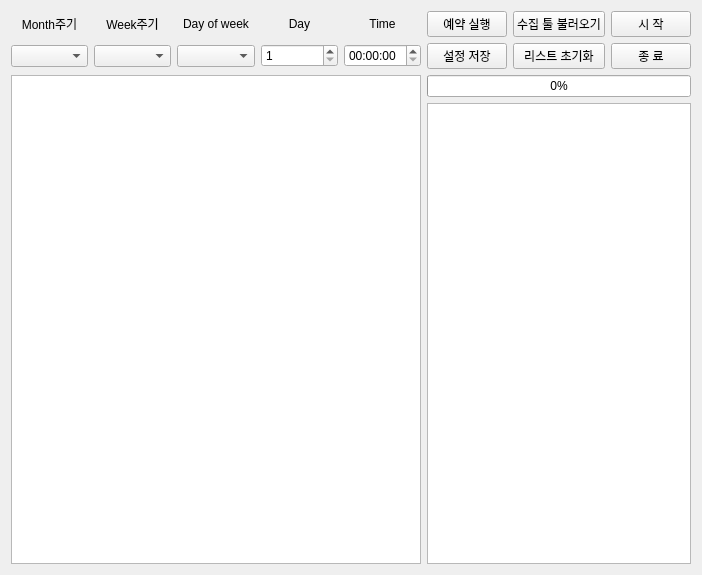
<?xml version="1.0" encoding="UTF-8"?>
<ui version="4.0">
 <class>Collect_Manager</class>
 <widget class="QWidget" name="Collect_Manager">
  <property name="geometry">
   <rect>
    <x>0</x>
    <y>0</y>
    <width>702</width>
    <height>575</height>
   </rect>
  </property>
  <property name="windowTitle">
   <string>Form</string>
  </property>
  <property name="autoFillBackground">
   <bool>false</bool>
  </property>
  <property name="styleSheet">
   <string notr="true"/>
  </property>
  <layout class="QGridLayout" name="gridLayout">
   <item row="0" column="0">
    <widget class="QLabel" name="monthLabel">
     <property name="autoFillBackground">
      <bool>true</bool>
     </property>
     <property name="styleSheet">
      <string notr="true"/>
     </property>
     <property name="text">
      <string>Month주기</string>
     </property>
     <property name="alignment">
      <set>Qt::AlignCenter</set>
     </property>
    </widget>
   </item>
   <item row="0" column="1">
    <widget class="QLabel" name="weekLabel">
     <property name="styleSheet">
      <string notr="true"/>
     </property>
     <property name="text">
      <string>Week주기</string>
     </property>
     <property name="alignment">
      <set>Qt::AlignCenter</set>
     </property>
    </widget>
   </item>
   <item row="0" column="2">
    <widget class="QLabel" name="dayLabel_1">
     <property name="styleSheet">
      <string notr="true"/>
     </property>
     <property name="text">
      <string>Day of week</string>
     </property>
     <property name="alignment">
      <set>Qt::AlignCenter</set>
     </property>
    </widget>
   </item>
   <item row="0" column="3">
    <widget class="QLabel" name="dayLabel_2">
     <property name="styleSheet">
      <string notr="true"/>
     </property>
     <property name="text">
      <string>Day</string>
     </property>
     <property name="alignment">
      <set>Qt::AlignCenter</set>
     </property>
    </widget>
   </item>
   <item row="0" column="4">
    <widget class="QLabel" name="timeLabel">
     <property name="text">
      <string>Time</string>
     </property>
     <property name="alignment">
      <set>Qt::AlignCenter</set>
     </property>
    </widget>
   </item>
   <item row="0" column="5">
    <widget class="QPushButton" name="reserveStart">
     <property name="toolTip">
      <string>불러온 리스트의 예약 실행 정보에 따라 자동으로 수집 합니다.</string>
     </property>
     <property name="styleSheet">
      <string notr="true"/>
     </property>
     <property name="text">
      <string>예약 실행</string>
     </property>
    </widget>
   </item>
   <item row="0" column="6">
    <widget class="QPushButton" name="toolListLoad">
     <property name="styleSheet">
      <string notr="true"/>
     </property>
     <property name="text">
      <string>수집 툴 불러오기</string>
     </property>
    </widget>
   </item>
   <item row="0" column="7">
    <widget class="QPushButton" name="start">
     <property name="toolTip">
      <string>불러와진 수집 툴을 순서대로 실행 합니다.</string>
     </property>
     <property name="styleSheet">
      <string notr="true"/>
     </property>
     <property name="text">
      <string>시 작</string>
     </property>
    </widget>
   </item>
   <item row="1" column="0">
    <widget class="QComboBox" name="MonthCombobox">
     <property name="layoutDirection">
      <enum>Qt::LeftToRight</enum>
     </property>
     <property name="editable">
      <bool>false</bool>
     </property>
     <property name="currentText">
      <string/>
     </property>
    </widget>
   </item>
   <item row="1" column="1">
    <widget class="QComboBox" name="WeekCombobox">
     <property name="currentText">
      <string/>
     </property>
    </widget>
   </item>
   <item row="1" column="2">
    <widget class="QComboBox" name="DayOfWeekcombobox">
     <property name="currentText">
      <string/>
     </property>
    </widget>
   </item>
   <item row="1" column="3">
    <widget class="QSpinBox" name="dayBox_2">
     <property name="minimum">
      <number>1</number>
     </property>
     <property name="maximum">
      <number>31</number>
     </property>
    </widget>
   </item>
   <item row="1" column="4">
    <widget class="QTimeEdit" name="timeBox"/>
   </item>
   <item row="1" column="5">
    <widget class="QPushButton" name="setUpSave">
     <property name="toolTip">
      <string>선택한 툴의 예약 실행 정보를 저장 합니다.</string>
     </property>
     <property name="styleSheet">
      <string notr="true"/>
     </property>
     <property name="text">
      <string>설정 저장</string>
     </property>
    </widget>
   </item>
   <item row="1" column="6">
    <widget class="QPushButton" name="ListReset">
     <property name="toolTip">
      <string>불러온 툴 리스트를 초기화 합니다.</string>
     </property>
     <property name="styleSheet">
      <string notr="true"/>
     </property>
     <property name="text">
      <string>리스트 초기화</string>
     </property>
    </widget>
   </item>
   <item row="1" column="7">
    <widget class="QPushButton" name="exit">
     <property name="styleSheet">
      <string notr="true"/>
     </property>
     <property name="text">
      <string>종 료</string>
     </property>
    </widget>
   </item>
   <item row="3" column="5" colspan="3">
    <widget class="QTextBrowser" name="textBrowser"/>
   </item>
   <item row="2" column="0" rowspan="2" colspan="5">
    <widget class="QListWidget" name="listWidget">
     <property name="styleSheet">
      <string notr="true"/>
     </property>
    </widget>
   </item>
   <item row="2" column="5" colspan="3">
    <widget class="QProgressBar" name="progressBar">
     <property name="styleSheet">
      <string notr="true"/>
     </property>
     <property name="value">
      <number>0</number>
     </property>
    </widget>
   </item>
  </layout>
 </widget>
 <resources/>
 <connections/>
</ui>
